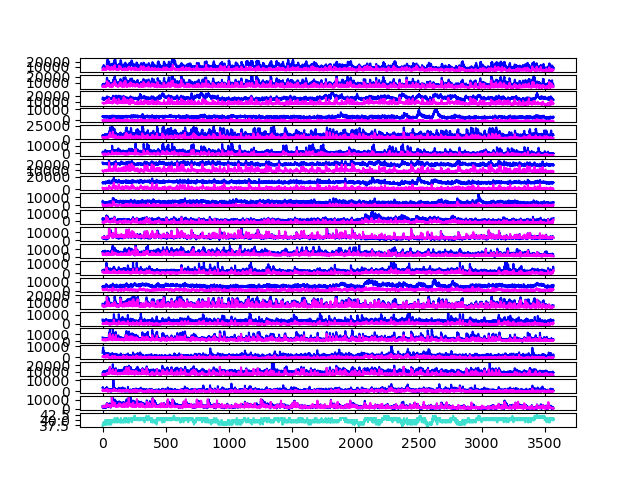

Recreate this plot in Python.
# -*- coding: utf-8 -*-
"""
Created on Tue Apr 19 16:09:56 2022

@author: maria
"""
import numpy as np
import matplotlib.pyplot as plt
from scipy.ndimage import gaussian_filter1d

path= 'D://Suite2Pprocessedfiles//Hedes//2022-03-24//suite2p//plane1//ops.npy'

F= np.load('D://Suite2Pprocessedfiles//Hedes//2022-03-24//suite2p//plane1//F.npy', allow_pickle=True)
Fneu = np.load('D://Suite2Pprocessedfiles//Hedes//2022-03-24//suite2p//plane1//Fneu.npy', allow_pickle=True)
# spks = np.load(path, allow_pickle=True)
# stat = np.load(path, allow_pickle=True)
ops =  np.load(path, allow_pickle=True)
ops = ops.item()

#plan: plot F of neurons on top of each other and then plot the Z 
ops_list= list(ops.values())
zcorr= np.array(ops_list[132])

#plt.plot(zcorr)

Z= np.argmax(gaussian_filter1d(zcorr.T.copy(), 2, axis=1), axis=1)
#plt.plot(Z)


fig, axs = plt.subplots(F.shape[0]+1, sharex=True)
for i in range(F.shape[0]):
    
    axs[i].plot(F[i], c="b")
    axs[i].plot(Fneu[i], c="magenta")


axs[-1].plot(Z, c="turquoise")


    
